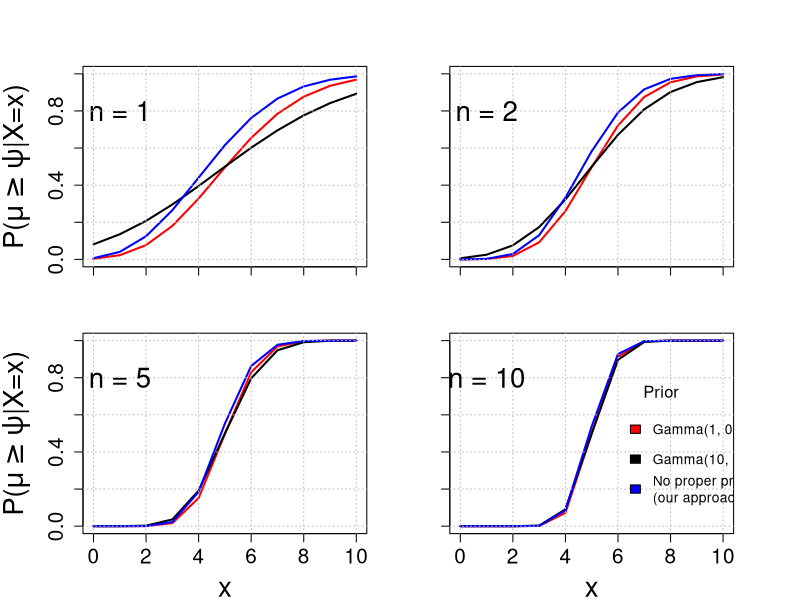

Recreate this plot in R.
# COMPARISON BETWEEN EXPLICIT SPECIFICATION OF PRIOR DISTRIBUTIONS 
# AND THE USE OF IMPROPER PRIORS FOR DIFFERENT SAMPLE SIZES

#---------------------------------------------------------------------------
# DATA MATRICES WITH DIFFERENT SAMPLE SIZES FOR x = 0:10
#---------------------------------------------------------------------------

# n = 1

d1 <- matrix(rep(seq(0, 10), each = 1), 1, 11)

# n = 2

d2 <- matrix(rep(seq(0, 10), each = 2), 2, 11)

# n = 5

d5 <- matrix(rep(seq(0, 10), each =5), 5, 11)

# n = 10

d10 <- matrix(rep(seq(0, 10), each = 10), 10, 11)

#---------------------------------------------------------------------------
# FUNCTIONS OBTAIN POSTERIOR PROBABILITIES FOR H1: MU > 5
#---------------------------------------------------------------------------

# Configuration 1 of Gamma conjugate prior

conjG1 <- function(data){
  probs <- rep(NA, 11)
  
  for(i in 1: length(data[1, ])) {
    probs[i] <- (1 - pgamma(5, shape = 1 + sum(data[, i]), 
                            rate = 0.139 + length(data[, i])))
  }
  
  probs
}

# Configuration 2 of Gamma conjugate prior

conjG2 <- function(data){
  probs <- rep(NA, 11)
  
  for(i in 1: length(data[1, ])) {
    probs[i] <- (1 - (pgamma(5, shape = 10 + sum(data[, i]), 
                             rate = 1.934 + length(data[, i]))))
  }
  
  probs
}

# Sequential test of Bayesian posterior probabilities

STBP_P <- function(data) {
  
  posterior <- rep(NA, length(data[1, ]))
  
  for(i in 1: length(data[1, ])) {
    likelihood_func <- function(data, lambda) {
      dpois(data, lambda)
    }
    
    likelihood <- function(x) {
      prod(likelihood_func(data = data[, i], lambda = x))
    }
    
    # Notice that if this likehood function is instead defined as:
    
    #likelihood <- function(x) {
    #  prod(likelihood_func(data = data[, i], lambda = x)) * 
    #    dgamma(x, shape, rate)
    #}
    
    # then STBP_P is equivalent to conjG1 or conjG2 with appropiate parameters 
    # for the gamma function
    
    H1 <- 0.5 *
      integrate(
        Vectorize(likelihood),
        lower = 5,
        upper = Inf
      )$value
    H0 <- (1 - 0.5) *
      integrate(
        Vectorize(likelihood),
        lower = 0,
        upper = 5
      )$value
    posterior[i] <- (H1) / ((H0) + (H1))
  }
  
  
  
  posterior
}



#---------------------------------------------------------------------------
# FIGURE
#---------------------------------------------------------------------------


par(mfrow = c(2, 2))

par(mar = c(2, 5, 4, 2))
plot(seq(0, 10, 1), conjG1(d1), 
     ylim = c(0, 1), type = "l", col = "red", lwd = 2, cex.axis = 1.5,
     xlab = "", ylab = expression(paste("P(", mu  >= psi, "|X=x)")), 
     cex.lab = 2, xaxt = "n")

axis(1, at = seq(0, 10, 2), labels = FALSE)

lines(seq(0, 10, 1), conjG2(d1),
      lwd = 2)

lines(seq(0, 10), STBP_P(d1), ylim = c(0, 1), col = "blue", lwd = 2)

text(1, 0.8, "n = 1", cex = 2)

abline(v = seq(0, 10, 2), lty = 3, col = "grey")
abline(h = seq(0, 1, 0.2), lty = 3, col = "grey")




par(mar = c(2, 3, 4, 4))
plot(seq(0, 10), conjG1(d2), ylim = c(0, 1), type = "l", col = "red", lwd = 2, cex.axis = 1.5,
     xlab = "", ylab = "", cex.lab = 2, yaxt = "n", xaxt = "n")
lines(seq(0, 10), conjG2(d2), lwd = 2)
lines(seq(0, 10), STBP_P(d2), col = "blue", lwd = 2)

axis(1, at = seq(0, 10, 2), labels = FALSE)
axis(2, at = seq(0, 1, 0.2), labels = FALSE)

abline(v = seq(0, 10, 2), lty = 3, col = "grey")
abline(h = seq(0, 1, 0.2), lty = 3, col = "grey")

text(1, 0.8, "n = 2", cex = 2)



par(mar = c(4, 5, 2, 2))
plot(seq(0, 10), conjG1(d5), ylim = c(0, 1), type = "l", col = "red", lwd = 2, cex.axis = 1.5,
     xlab = "x", cex.lab = 2, ylab = expression(paste("P(", mu  >= psi, "|X=x)")), 
     cex.lab = 2)
lines(seq(0, 10), conjG2(d5), lwd = 2)
lines(seq(0, 10), STBP_P(d5), col = "blue", lwd = 2)

abline(v = seq(0, 10, 2), lty = 3, col = "grey")
abline(h = seq(0, 1, 0.2), lty = 3, col = "grey")

text(1, 0.8, "n = 5", cex = 2)



par(mar = c(4, 3, 2, 4))
plot(seq(0, 10), conjG1(d10), ylim = c(0, 1), type = "l", col = "red", lwd = 2, cex.axis = 1.5,
     xlab = "x", ylab = "", cex.lab = 2, yaxt = "n")
lines(seq(0, 10), conjG2(d10), lwd = 2)
lines(seq(0, 10), STBP_P(d10), col = "blue", lwd = 2)

axis(2, at = seq(0, 1, 0.2), labels = FALSE)

abline(v = seq(0, 10, 2), lty = 3, col = "grey")
abline(h = seq(0, 1, 0.2), lty = 3, col = "grey")

text(1, 0.8, "n = 10", cex = 2)

legend(6, 0.8, legend=c("Gamma(1, 0.139)", "Gamma(10, 1.934)", "No proper prior\n(our approach)"),  
       fill = c("red","black", "blue"), bty = "n", title = "Prior", title.adj = 0.2, title.cex = 1.2,
       y.intersp = 1.2)
